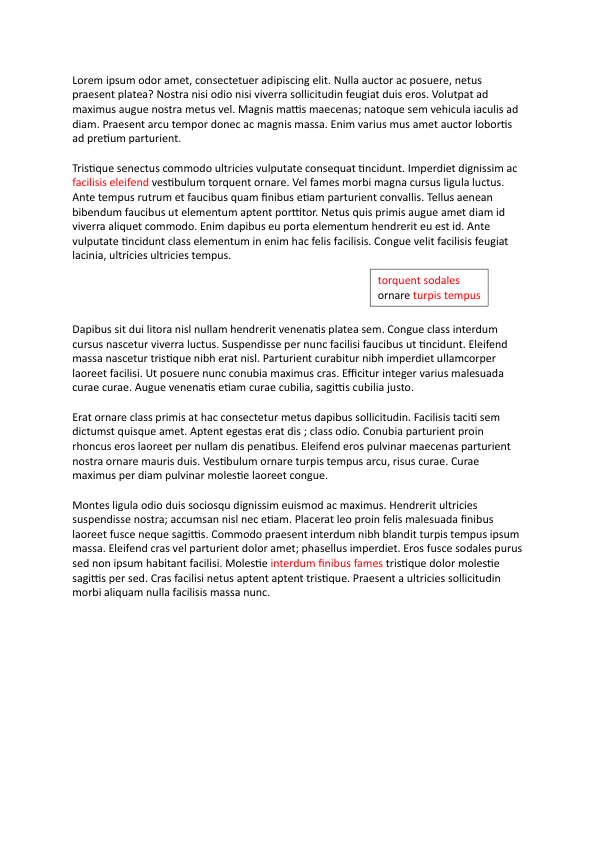
#> input picture Lorem1.png, 596 x 842 px
$ python extract.py
#> lines starting #> are read from the running program, lines starting #| are printed output that depends on the picture; after the words box and inside, x2 and y2 are one past the last pixel; in counts of white or black regions, pixels touching at a corner belong together
import cv2
import pytesseract
import csv
import numpy as np

pytesseract.pytesseract.tesseract_cmd = r'C:\Users\kk\AppData\Local\Programs\Tesseract-OCR\tesseract.exe'
image_path = 'Lorem1.png'
image = cv2.imread(image_path)
#> image is the input picture: shape (842, 596, 3); mean B, G, R 242.8, 242.8, 243.2
hsv_image = cv2.cvtColor(image, cv2.COLOR_BGR2HSV)
#> hsv_image: shape (842, 596, 3); mean H, S, V 0, 0.4, 243.2
lower_red1 = np.array([0, 100, 100])
upper_red1 = np.array([10, 255, 255])
lower_red2 = np.array([160, 100, 100])
upper_red2 = np.array([180, 255, 255])
mask1 = cv2.inRange(hsv_image, lower_red1, upper_red1)
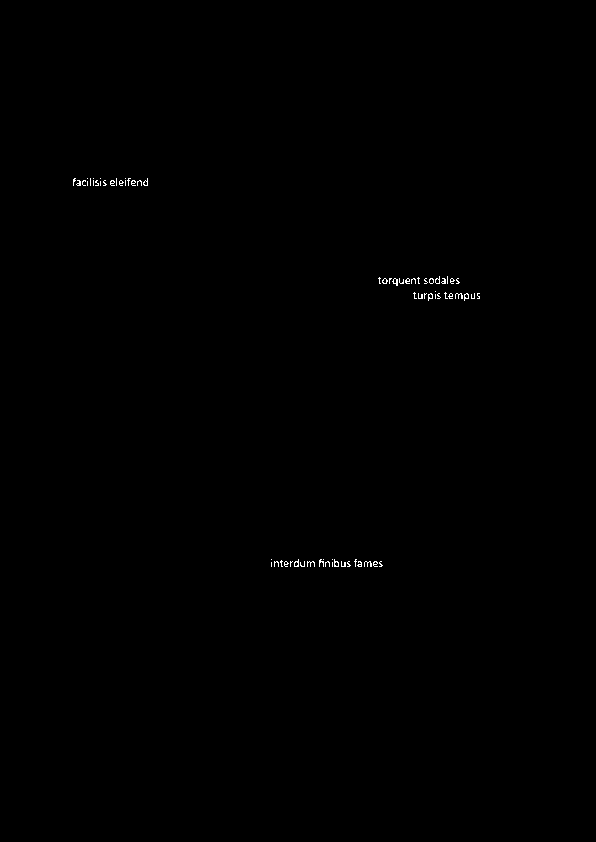
#> mask1: shape (842, 596); 0.18% white in thin lines or dots, all inside (x1, y1, x2, y2) = (73, 178, 480, 567)
mask2 = cv2.inRange(hsv_image, lower_red2, upper_red2)
#> mask2: shape (842, 596); every value is 0
red_mask = cv2.bitwise_or(mask1, mask2)
red_text_image = cv2.bitwise_and(image, image, mask=red_mask)
gray_image = cv2.cvtColor(red_text_image, cv2.COLOR_BGR2GRAY)
thresh_image = cv2.adaptiveThreshold(gray_image, 255, cv2.ADAPTIVE_THRESH_GAUSSIAN_C,
                                     cv2.THRESH_BINARY, 11, 2)
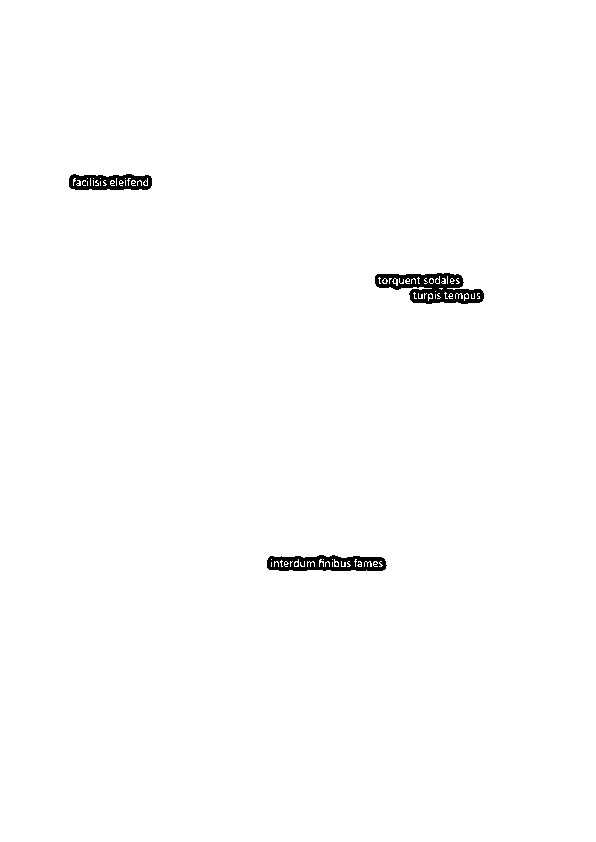
#> thresh_image: shape (842, 596); 99.2% white; 6 black regions (3 under 20 px), largest, box (x1, y1, x2, y2) and area: (375, 273, 484, 304) 1845, (267, 555, 387, 571) 1330, (69, 174, 152, 190) 971
denoised_image = cv2.GaussianBlur(thresh_image, (5, 5), 0)
custom_config = r'--oem 3 --psm 6'
#> (the run stopped early here; a loop or call above may not have finished)

$ run again, with Lorem2.png copied over Lorem1.png
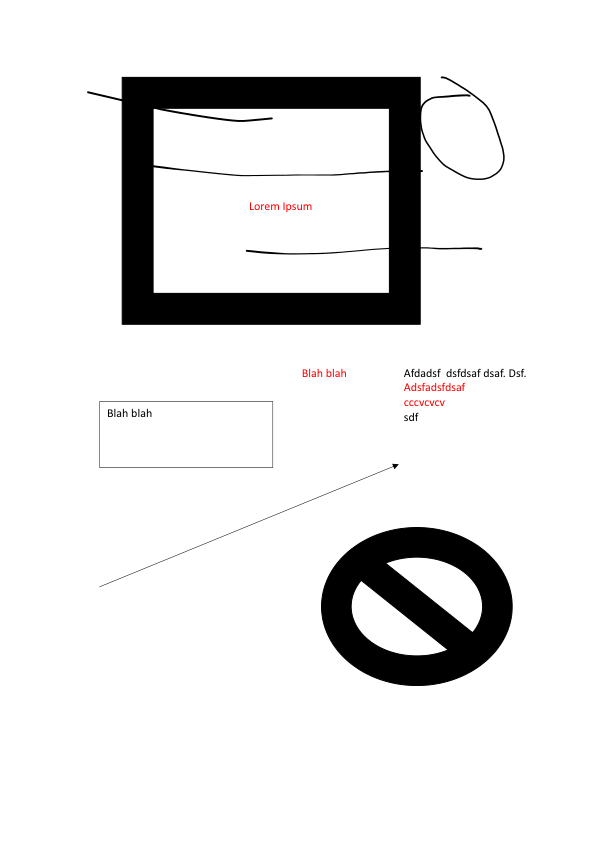
#> input picture Lorem2.png, 596 x 842 px
#> image is the input picture: shape (842, 596, 3); mean B, G, R 229.2, 229.2, 229.4
#> hsv_image: shape (842, 596, 3); mean H, S, V 0, 0.2, 229.4
#> `mask1 = cv2.inRange(hsv_image, lower_red1, upper_red1)`:
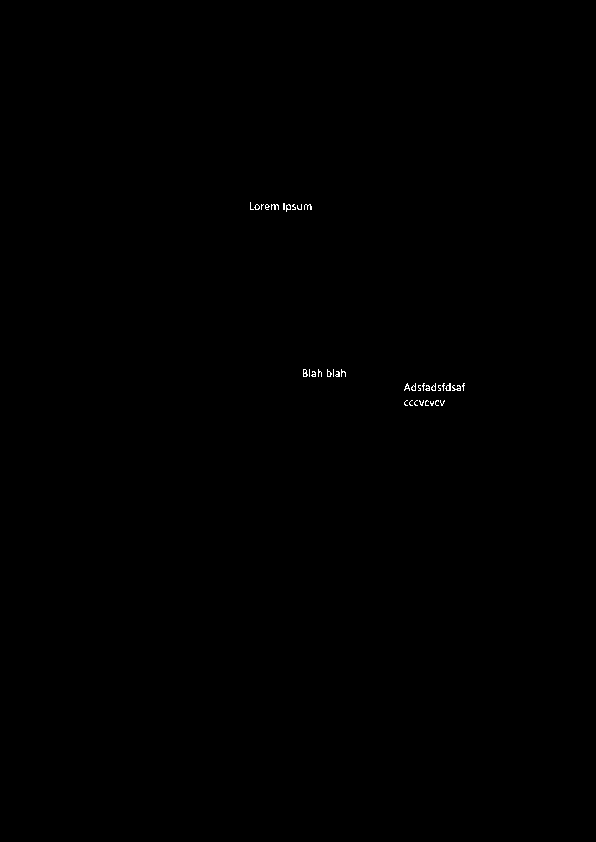
#> mask1: shape (842, 596); 0.11% white in thin lines or dots, all inside (x1, y1, x2, y2) = (250, 202, 465, 406)
#> mask2: shape (842, 596); every value is 0
#> `thresh_image = cv2.adaptiveThreshold(gray_image, 255, cv2.ADAPTIVE_THR..`:
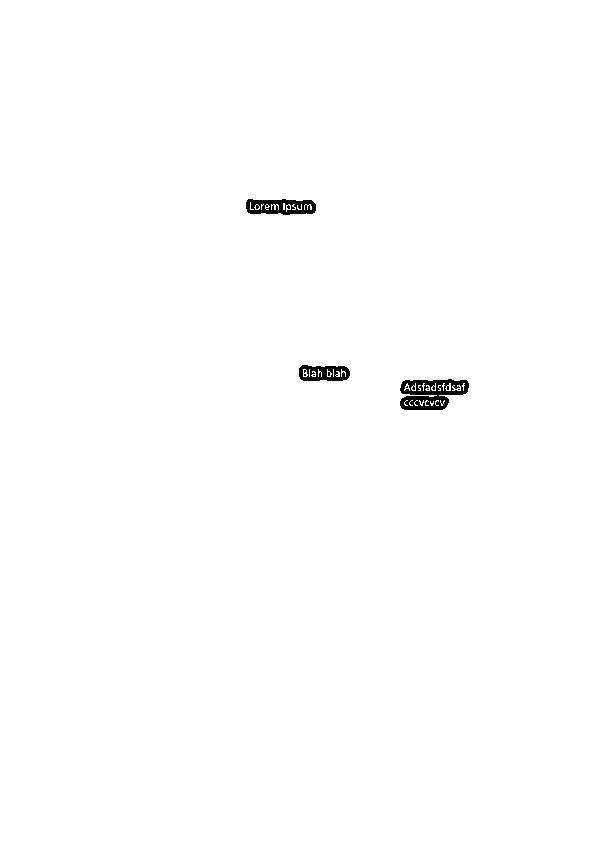
#> thresh_image: shape (842, 596); 99.5% white; 8 black regions (5 under 20 px), largest, box (x1, y1, x2, y2) and area: (400, 379, 469, 410) 1319, (246, 199, 316, 215) 792, (299, 365, 350, 381) 582
